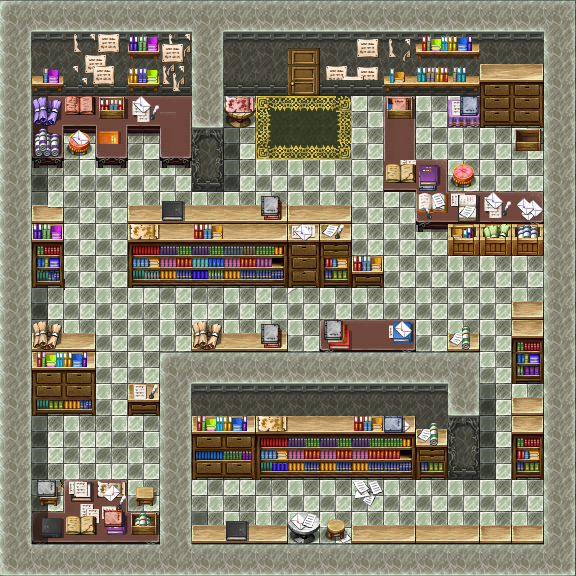

The image is a tile-based game level rendered from a .tmx file. Its description and source (layers, tilesets, objects; grid data summarised) follow:
An orthogonal 36x36 tile map with 16x16 px tiles, 2 tile layers (Calque de Tile 1, Calque 2), 7 tilesets and 1 object (change-map).

<map version="1.2" tiledversion="1.2.2" orientation="orthogonal" renderorder="right-down" width="36" height="36" tilewidth="16" tileheight="16" infinite="0" nextlayerid="7" nextobjectid="3">
 <tileset firstgid="1" source="../tuiles/libraryedits.tsx" />
 <tileset firstgid="1297" source="../tuiles/tuile-logic.tsx" />
 <tileset firstgid="1397" source="../tuiles/libraryedits2.tsx" />
 <tileset firstgid="2693" name="maker-pixel-art" tilewidth="16" tileheight="16" tilecount="182" columns="14">
  <image source="../tuiles/maker-pixel-art.jpg" width="235" height="209" />
 </tileset>
 <tileset firstgid="2875" name="500_F" tilewidth="16" tileheight="16" tilecount="620" columns="31">
  <image source="../tuiles/500_F.jpg" width="500" height="324" />
 </tileset>
 <tileset firstgid="3495" name="libraryedits" tilewidth="16" tileheight="16" tilecount="1296" columns="36">
  <image source="../tuiles/libraryedits.png" width="576" height="576" />
 </tileset>
 <tileset firstgid="4791" name="libraryedits" tilewidth="16" tileheight="16" tilecount="1296" columns="36">
  <image source="../tuiles/libraryedits.png" width="576" height="576" />
 </tileset>
 <layer id="3" name="Calque de Tile 1" width="36" height="36">
  <data>[1296 cells, 1296 non-empty, 1181 distinct tile ids]</data>
 </layer>
 <layer id="4" name="Calque 2" width="36" height="36" opacity="0">
  <data>[1296 cells, 909 non-empty, 5 distinct tile ids]</data>
 </layer>
 <objectgroup id="6" name="trigger" offsetx="1" offsety="1" width="100" height="100">
  <object id="2" type="change-map" x="287" y="48" width="31" height="55">
   <properties>
    <property name="dest-map" value="map/macartee3.tmx" />
    <property name="dest-x" type="int" value="303" />
    <property name="dest-y" type="int" value="516" />
   </properties>
  </object>
 </objectgroup>
</map>
